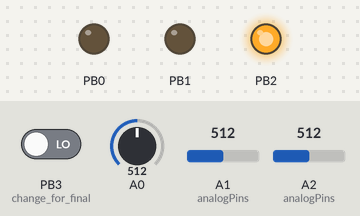
Bench run of a sketch on a simulated ATtiny85, built with avr-gcc and run on an emulated ATtiny85. Parts: output pins drawn as LEDs (lit = HIGH). Inputs (shaded band) come from the test bench; at power-on: A2 (analogPins) = 512, PB3 (change_for_final) LOW, A0 = 512, A1 (analogPins) = 512.

Above: at 1.2 s.
1.3 s: A2 (analogPins) set to 631
2.8 s: A2 (analogPins) set to 650
At 3.5 s:
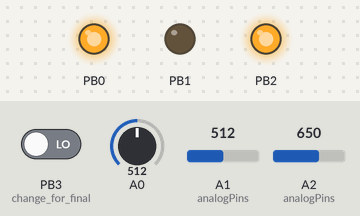
4.3 s: PB3 (change_for_final) driven HIGH
At 4.6 s:
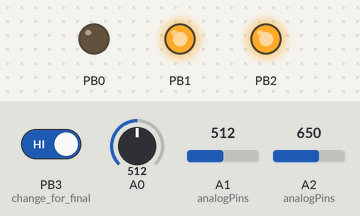
5.8 s: A2 (analogPins) set to 753
7.3 s: A2 (analogPins) set to 784
At 8.2 s:
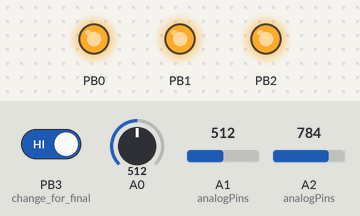
8.8 s: A2 (analogPins) set to 879
10.3 s: A2 (analogPins) set to 912
At 11.6 s:
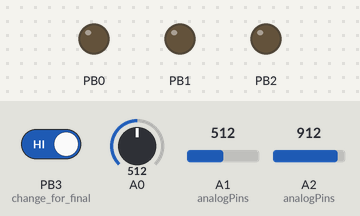
Timing chart, 0 to 12.8 s (numbered marks = the images above; inputs shaded):
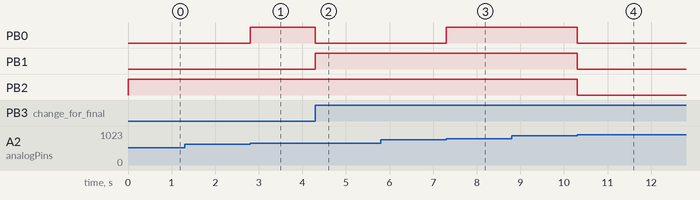

The sketch:

seqDriver.ino
```cpp
#define F_CPU 8000000  // This is used by delay.h library
//#include "fastAnalogRead.h"
#include <stdlib.h>
#include <EEPROM.h>
#include <avr/interrupt.h>
#include <avr/io.h>        // Adds useful constants
#include <util/delay.h>    // Adds delay_ms and delay_us functions
//#include <Oscil.h>
// Only use Serial if using ATTiny85
// Serial output connections:
//#include <SoftwareSerial.h>
#define rxPin 5    // We use a non-existant pin as we are not interested in receiving data
#define txPin 3
//SoftwareSerial serial(rxPin, txPin);
uint8_t analogChannelRead=1;
uint16_t analogValues[4];
uint16_t lastAnalogValues[4];
void setup()  {
  setTimers(); //setup audiorate interrupt

  pinMode(0, OUTPUT);
  //  pinMode(A1, INPUT);
  // pinMode(A2, INPUT);
  //pinMode(A3, INPUT);
  pinMode(1, OUTPUT);
  pinMode(2, OUTPUT);
  pinMode(3, INPUT); //change for final
  pinMode(4, INPUT); //change for final
  digitalWrite(0,LOW);
  digitalWrite(1,LOW);
  digitalWrite(2,LOW);
  digitalWrite(5,HIGH);
  //  analogRead(A3);

  //  init();
  //connectChannel(analogChannelRead);
  //startConversion();
  init();
  connectChannel(analogChannelRead);
  startConversion();

}

void setTimers(void)
{

  // TCCR0A = 2<<COM0A0 | 2<<COM0B0 | 3<<WGM00;
  // TCCR0B = 0<<WGM02 | 1<<CS00;

  //  setup timer 0 to run fast for audiorate interrupt
  TCCR1 = 0;                  //stop the timer
  TCNT1 = 0;                  //zero the timer
  GTCCR = _BV(PSR1);          //reset the prescaler
  OCR1A = 250;                //set the compare value
  // OCR1C = 31;
  TIMSK = _BV(OCIE1A);        //interrupt on Compare Match A
  //start timer, ctc mode, prescaler clk/1
  TCCR1 = _BV(CTC1) | _BV(CS11);//| _BV(CS12) ;//| _BV(CS10); //| _BV(CS13) | _BV(CS12) | _BV(CS11) |
  sei();
}


uint8_t analogPins[3]={
  A1,A2,A3};

uint8_t _xor;
int _val;
uint8_t counter;
bool clkState;
bool rstState;
uint8_t address=0;
void loop() {
  if(isConversionFinished()){
    lastAnalogValues[analogChannelRead]=analogValues[analogChannelRead];
    analogValues[analogChannelRead]= getConversionResult();
    analogChannelRead++;
    /*
    while(readADC[analogChannelRead]){
     analogChannelRead++;
     if(analogChannelRead>3) analogChannelRead=1;
     }
     */
    // analogChannelRead=
    if(analogChannelRead>2) analogChannelRead=0;
    connectChannel(analogChannelRead);
    startConversion();
  }

  //  newState=bitRead(PINB,PINB4);
  address=analogValues[2]>>7;
  bool newState=analogValues[0]>900;
  if(!rstState &&  newState) counter=0;
  rstState=newState;
  _delay_us(250);

}
void _digitalWrite(uint8_t _state){
  bitWrite(PORTB,PB1,_state);
  //if(_state==0) PORTB &= ~(1<<PB1);
  // else  PORTB |= 1<<PB1;
}

//uint16_t counter;

//divider++;
// if(dividerCounter
/*
  switch(divider){
 case 0:
 if(counter>127) counter=0;
 break;
 case 1:
 break;
 }
 */
//render square output


ISR(TIMER1_COMPA_vect)  //audiorate interrupt
{
  bool _newState=bitRead(PINB,PINB3);
  if(!clkState &&  _newState) counter++;
  counter;//+=address; RAD
  clkState=_newState;
  bitWrite(PORTB,PB0,bitRead(counter+address,0));
  bitWrite(PORTB,PB1,bitRead(counter+address,1));
  bitWrite(PORTB,PB2,bitRead(counter+address,2));
}
```

analogFast.ino
```cpp
#define setHigh(port, pin) ((port) |= (1 << (pin)))
void init() {
	ADMUX  = 0;//(1<<REFS0);							// external reference voltage
	ADCSRA  = (1<<ADEN);   							// enable ADC
	ADCSRA |= (1<<ADPS2) | (1<<ADPS1) |(1<<ADPS0);	// prescaler = highest division
//     ADCSRB |= (1<<BIN); //bipolar mode
}


// channel 8 can be used to measure the temperature of the chip
void connectChannel(uint8_t number) {
	ADMUX &= (11110000);
	ADMUX |= number;
	//DIDR0  =  (1<<number);
}

void startConversion() {
	setHigh(ADCSRA,ADSC);
}

bool isConversionFinished() {
	 return (ADCSRA & (1<<ADIF));
}

bool isConversionRunning() {
	return !(ADCSRA & (1<<ADIF));
}

uint16_t getConversionResult() {
	uint16_t result = ADCL;
	return result | (ADCH<<8);
}
```

Measured:
- the behaviour switches between 639 and 640 on A2 (analogPins) (found by bisection; images 0 and 1)
- the behaviour switches between 767 and 768 on A2 (analogPins) (found by bisection; images 2 and 3)
- the behaviour switches between 895 and 896 on A2 (analogPins) (found by bisection; images 3 and 4)
- after the input at 1.3 s, every drawn part: stays the same
- after the input at 2.8 s, PB0: LOW → HIGH at once
- after the input at 4.3 s, PB0: HIGH → LOW at once; PB1: LOW → HIGH at once
- after the input at 5.8 s, every drawn part: stays the same
- after the input at 7.3 s, PB0: LOW → HIGH at once
- after the input at 8.8 s, every drawn part: stays the same
- after the input at 10.3 s, PB0–2: HIGH → LOW at once
